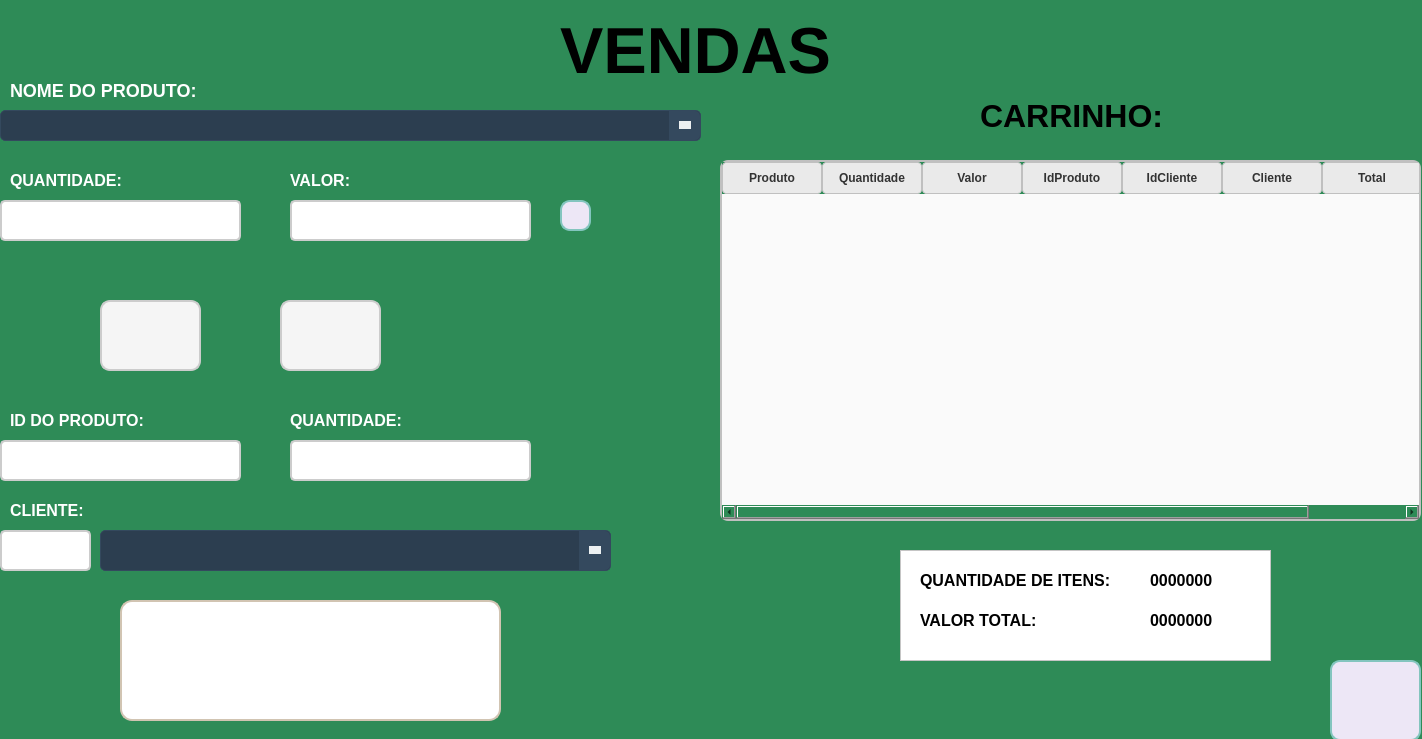
<?xml version="1.0" encoding="UTF-8"?>
<ui version="4.0">
 <class>Frm_Vendas</class>
 <widget class="QWidget" name="Frm_Vendas">
  <property name="geometry">
   <rect>
    <x>0</x>
    <y>0</y>
    <width>1422</width>
    <height>739</height>
   </rect>
  </property>
  <property name="windowTitle">
   <string>Form</string>
  </property>
  <property name="styleSheet">
   <string notr="true">QWidget{
	background-color: #2E8B57;
}</string>
  </property>
  <widget class="QLabel" name="label">
   <property name="geometry">
    <rect>
     <x>10</x>
     <y>80</y>
     <width>191</width>
     <height>21</height>
    </rect>
   </property>
   <property name="font">
    <font>
     <pointsize>-1</pointsize>
     <weight>75</weight>
     <bold>true</bold>
    </font>
   </property>
   <property name="styleSheet">
    <string notr="true">QLabel {
    font-size: 18px;
    color: #FFFFFF;
    font-weight: bold;
    text-shadow: 1px 1px 2px rgba(0, 0, 0, 0.4);
}</string>
   </property>
   <property name="text">
    <string>NOME DO PRODUTO: </string>
   </property>
  </widget>
  <widget class="QLabel" name="label_2">
   <property name="geometry">
    <rect>
     <x>560</x>
     <y>10</y>
     <width>271</width>
     <height>81</height>
    </rect>
   </property>
   <property name="font">
    <font>
     <pointsize>-1</pointsize>
     <weight>75</weight>
     <bold>true</bold>
    </font>
   </property>
   <property name="styleSheet">
    <string notr="true">QLabel {
    font-size: 65px;
    color: #000000;
    font-weight: bold;
    text-shadow: 1px 1px 2px rgba(0, 0, 0, 0.4);
}</string>
   </property>
   <property name="text">
    <string>VENDAS</string>
   </property>
  </widget>
  <widget class="QComboBox" name="comboProd">
   <property name="geometry">
    <rect>
     <x>0</x>
     <y>110</y>
     <width>701</width>
     <height>31</height>
    </rect>
   </property>
   <property name="styleSheet">
    <string notr="true">QComboBox {
    background-color: #2c3e50;
    color: #ecf0f1;
    border: 1px solid #34495e;
    border-radius: 5px;
    padding: 5px;
    font-size: 14px;
    min-width: 100px;
}

QComboBox::drop-down {
    subcontrol-origin: padding;
    subcontrol-position: center right;
    width: 30px;
    border-left: 1px solid #34495e;
    background-color: #34495e;
    border-top-right-radius: 5px;
    border-bottom-right-radius: 5px;
}

QComboBox::down-arrow {
    width: 0px;
    height: 0px;
    border-left: 6px solid transparent;
    border-right: 6px solid transparent;
    border-top: 8px solid #ecf0f1;
    margin: 4px;
}

QComboBox QAbstractItemView {
    background-color: #34495e;
    color: #ecf0f1;
    selection-background-color: #1abc9c;
    selection-color: #ffffff;
    border: 1px solid #34495e;
    border-radius: 5px;
    outline: none;
    min-width: 100px;
}

QComboBox QAbstractItemView::item {
    padding: 10px;
    font-size: 14px;
}

QComboBox QAbstractItemView::item:selected {
    background-color: #1abc9c;
}

QComboBox QAbstractItemView::item:hover {
    background-color: #16a085;
}

/* Barra de rolagem vertical personalizada */
QScrollBar:vertical {
    border: none;
    background: #2c3e50;
    width: 10px;
    border-radius: 5px;
}

QScrollBar::handle:vertical {
    background: #1abc9c;
    border-radius: 5px;
}

QScrollBar::handle:vertical:hover {
    background: #16a085;
}

QScrollBar::add-line:vertical, QScrollBar::sub-line:vertical {
    background: none;
    border: none;
}

QScrollBar::up-arrow:vertical, QScrollBar::down-arrow:vertical {
    border: none;
    background: none;
}

/* Barra de rolagem horizontal personalizada */
QScrollBar:horizontal {
    border: none;
    background: #2c3e50;
    height: 10px;
    border-radius: 5px;
}

QScrollBar::handle:horizontal {
    background: #1abc9c;
    border-radius: 5px;
}

QScrollBar::handle:horizontal:hover {
    background: #16a085;
}

QScrollBar::add-line:horizontal, QScrollBar::sub-line:horizontal {
    background: none;
    border: none;
}

QScrollBar::left-arrow:horizontal, QScrollBar::right-arrow:horizontal {
    border: none;
    background: none;
}

</string>
   </property>
  </widget>
  <widget class="QLabel" name="label_3">
   <property name="geometry">
    <rect>
     <x>10</x>
     <y>170</y>
     <width>121</width>
     <height>21</height>
    </rect>
   </property>
   <property name="font">
    <font>
     <pointsize>-1</pointsize>
     <weight>75</weight>
     <bold>true</bold>
    </font>
   </property>
   <property name="styleSheet">
    <string notr="true">QLabel {
    font-size: 16px;
    color: #FFFFFF;
    font-weight: bold;
    text-shadow: 1px 1px 2px rgba(0, 0, 0, 0.4);
}</string>
   </property>
   <property name="text">
    <string>QUANTIDADE:</string>
   </property>
  </widget>
  <widget class="QLineEdit" name="txtQtd">
   <property name="geometry">
    <rect>
     <x>0</x>
     <y>200</y>
     <width>241</width>
     <height>41</height>
    </rect>
   </property>
   <property name="styleSheet">
    <string notr="true">QLineEdit {
    border: 2px solid #cccccc; 
    border-radius: 5px; 
    padding: 6px; 
    font-size: 14px; 
    background-color: #ffffff;
    transition: all 0.3s ease;
	color: #000000;
}

QLineEdit:hover {
    border: 2px solid #3f51b5; 
    background-color: #f5f5f5; 
}
</string>
   </property>
  </widget>
  <widget class="QLabel" name="label_4">
   <property name="geometry">
    <rect>
     <x>290</x>
     <y>170</y>
     <width>71</width>
     <height>21</height>
    </rect>
   </property>
   <property name="font">
    <font>
     <pointsize>-1</pointsize>
     <weight>75</weight>
     <bold>true</bold>
    </font>
   </property>
   <property name="styleSheet">
    <string notr="true">QLabel {
    font-size: 16px;
    color: #FFFFFF;
    font-weight: bold;
    text-shadow: 1px 1px 2px rgba(0, 0, 0, 0.4);
}</string>
   </property>
   <property name="text">
    <string>VALOR:</string>
   </property>
  </widget>
  <widget class="QLineEdit" name="txtValor">
   <property name="enabled">
    <bool>false</bool>
   </property>
   <property name="geometry">
    <rect>
     <x>290</x>
     <y>200</y>
     <width>241</width>
     <height>41</height>
    </rect>
   </property>
   <property name="styleSheet">
    <string notr="true">QLineEdit {
    border: 2px solid #cccccc; 
    border-radius: 5px; 
    padding: 6px; 
    font-size: 14px; 
    background-color: #ffffff;
    transition: all 0.3s ease;
	color: #000000;
}

QLineEdit:hover {
    border: 2px solid #3f51b5; 
    background-color: #f5f5f5; 
}
</string>
   </property>
  </widget>
  <widget class="QLabel" name="label_5">
   <property name="geometry">
    <rect>
     <x>10</x>
     <y>410</y>
     <width>141</width>
     <height>21</height>
    </rect>
   </property>
   <property name="font">
    <font>
     <pointsize>-1</pointsize>
     <weight>75</weight>
     <bold>true</bold>
    </font>
   </property>
   <property name="styleSheet">
    <string notr="true">QLabel {
    font-size: 16px;
    color: #FFFFFF;
    font-weight: bold;
    text-shadow: 1px 1px 2px rgba(0, 0, 0, 0.4);
}</string>
   </property>
   <property name="text">
    <string>ID DO PRODUTO:</string>
   </property>
  </widget>
  <widget class="QLineEdit" name="txtIdProduto">
   <property name="enabled">
    <bool>false</bool>
   </property>
   <property name="geometry">
    <rect>
     <x>0</x>
     <y>440</y>
     <width>241</width>
     <height>41</height>
    </rect>
   </property>
   <property name="styleSheet">
    <string notr="true">QLineEdit {
    border: 2px solid #cccccc; 
    border-radius: 5px; 
    padding: 6px; 
    font-size: 14px; 
    background-color: #ffffff;
    transition: all 0.3s ease;
	color: #000000;
}

QLineEdit:hover {
    border: 2px solid #3f51b5; 
    background-color: #f5f5f5; 
}
</string>
   </property>
  </widget>
  <widget class="QLabel" name="label_6">
   <property name="geometry">
    <rect>
     <x>290</x>
     <y>410</y>
     <width>121</width>
     <height>21</height>
    </rect>
   </property>
   <property name="font">
    <font>
     <pointsize>-1</pointsize>
     <weight>75</weight>
     <bold>true</bold>
    </font>
   </property>
   <property name="styleSheet">
    <string notr="true">QLabel {
    font-size: 16px;
    color: #FFFFFF;
    font-weight: bold;
    text-shadow: 1px 1px 2px rgba(0, 0, 0, 0.4);
}</string>
   </property>
   <property name="text">
    <string>QUANTIDADE:</string>
   </property>
  </widget>
  <widget class="QLineEdit" name="txt_Qtd">
   <property name="enabled">
    <bool>false</bool>
   </property>
   <property name="geometry">
    <rect>
     <x>290</x>
     <y>440</y>
     <width>241</width>
     <height>41</height>
    </rect>
   </property>
   <property name="styleSheet">
    <string notr="true">QLineEdit {
    border: 2px solid #cccccc; 
    border-radius: 5px; 
    padding: 6px; 
    font-size: 14px; 
    background-color: #ffffff;
    transition: all 0.3s ease;
	color: #000000;
}

QLineEdit:hover {
    border: 2px solid #3f51b5; 
    background-color: #f5f5f5; 
}
</string>
   </property>
  </widget>
  <widget class="QLabel" name="label_7">
   <property name="geometry">
    <rect>
     <x>10</x>
     <y>500</y>
     <width>81</width>
     <height>21</height>
    </rect>
   </property>
   <property name="font">
    <font>
     <pointsize>-1</pointsize>
     <weight>75</weight>
     <bold>true</bold>
    </font>
   </property>
   <property name="styleSheet">
    <string notr="true">QLabel {
    font-size: 16px;
    color: #FFFFFF;
    font-weight: bold;
    text-shadow: 1px 1px 2px rgba(0, 0, 0, 0.4);
}</string>
   </property>
   <property name="text">
    <string>CLIENTE:</string>
   </property>
  </widget>
  <widget class="QLineEdit" name="txt_idCliente">
   <property name="enabled">
    <bool>false</bool>
   </property>
   <property name="geometry">
    <rect>
     <x>0</x>
     <y>530</y>
     <width>91</width>
     <height>41</height>
    </rect>
   </property>
   <property name="styleSheet">
    <string notr="true">QLineEdit {
    border: 2px solid #cccccc; 
    border-radius: 5px; 
    padding: 6px; 
    font-size: 14px; 
    background-color: #ffffff;
    transition: all 0.3s ease;
	color: #000000;
}

QLineEdit:hover {
    border: 2px solid #3f51b5; 
    background-color: #f5f5f5; 
}
</string>
   </property>
  </widget>
  <widget class="QLabel" name="label_8">
   <property name="geometry">
    <rect>
     <x>980</x>
     <y>100</y>
     <width>191</width>
     <height>31</height>
    </rect>
   </property>
   <property name="font">
    <font>
     <pointsize>-1</pointsize>
     <weight>75</weight>
     <bold>true</bold>
    </font>
   </property>
   <property name="styleSheet">
    <string notr="true">QLabel {
    font-size: 32px;
    color: #000000;
    font-weight: bold;
    text-shadow: 1px 1px 2px rgba(0, 0, 0, 0.4);
}</string>
   </property>
   <property name="text">
    <string>CARRINHO:</string>
   </property>
  </widget>
  <widget class="QPushButton" name="btn_excluirCarrinho">
   <property name="geometry">
    <rect>
     <x>280</x>
     <y>300</y>
     <width>101</width>
     <height>71</height>
    </rect>
   </property>
   <property name="styleSheet">
    <string notr="true">QPushButton{
    background-color: #f5f5f5; 
    border: 2px solid #cccccc;
    border-radius: 10px; 
    padding: 10px; 
    color: #333333; 
    font-size: 14px; 
	background-image:url(:/exitCart/excluir carrinho.png);
    background-repeat: no-repeat; 
    background-position: center;
	transition: all 0.3s ease;
}
QPushButton:hover{
    background-color: #e0e0e0; 
    border-color: #aaaaaa;
	transform: scale(1.05); 
}
QPushButton:pressed{
	background-color: #d6d6d6;
	border-color: #888888;
	transform: scale(0.95);
}</string>
   </property>
   <property name="text">
    <string/>
   </property>
  </widget>
  <widget class="QPushButton" name="btn_addCarrinho">
   <property name="geometry">
    <rect>
     <x>100</x>
     <y>300</y>
     <width>101</width>
     <height>71</height>
    </rect>
   </property>
   <property name="styleSheet">
    <string notr="true">QPushButton{
    background-color: #f5f5f5; 
    border: 2px solid #cccccc;
    border-radius: 10px; 
    padding: 10px; 
    color: #333333; 
    font-size: 14px; 
	background-image:url(:/icon_addCart/adicionar-ao-carrinho (1).png);
    background-repeat: no-repeat; 
    background-position: center;
	transition: all 0.3s ease;
}
QPushButton:hover{
    background-color: #e0e0e0; 
    border-color: #aaaaaa;
	transform: scale(1.05); 
}
QPushButton:pressed{
	background-color: #d6d6d6;
	border-color: #888888;
	transform: scale(0.95);
}</string>
   </property>
   <property name="text">
    <string/>
   </property>
  </widget>
  <widget class="QTableWidget" name="carrinho">
   <property name="geometry">
    <rect>
     <x>720</x>
     <y>160</y>
     <width>701</width>
     <height>361</height>
    </rect>
   </property>
   <property name="styleSheet">
    <string notr="true">QTableWidget, QTableView {
    border: 2px solid #C0C0C0;  
    border-radius: 8px;  
    gridline-color: #C0C0C0;  
    background-color: #FAFAFA;  
    font-size: 14px;  
    color: #333333;  
    selection-background-color: #FFD700;  
    selection-color: #000000;  
    alternate-background-color: #F5F5F5;
}

QHeaderView::section {
    background-color: #EAEAEA;  
    color: #333333;  
    font-weight: bold;  
    border: 1px solid #C0C0C0;  
    padding: 6px;  
    border-radius: 4px;  
}

QTableWidget::item:selected, QTableView::item:selected {
    background-color: #FFD700;  
    color: #000000;  
    border: 1px solid #C0C0C0;
}

QTableCornerButton::section {
    background-color: #EAEAEA;  
    border: 1px solid #C0C0C0;  
    border-radius: 8px 0 0 0;
}

QScrollBar:vertical, QScrollBar:horizontal {
    background: #F0F0F0;  
    border: none;  
    border-radius: 6px;  
    margin: 2px;  
}

QScrollBar::handle:vertical, QScrollBar::handle:horizontal {
    background: #B0BEC5;  
    border-radius: 6px;  
    min-height: 20px;  
    min-width: 20px;  
}

QScrollBar::handle:vertical:hover, QScrollBar::handle:horizontal:hover {
    background: #90A4AE;  
}

QScrollBar::add-line:vertical, QScrollBar::sub-line:vertical, 
QScrollBar::add-line:horizontal, QScrollBar::sub-line:horizontal {
    background: none;  
    height: 0px;  
    width: 0px;
}

QScrollBar::add-page:vertical, QScrollBar::sub-page:vertical,
QScrollBar::add-page:horizontal, QScrollBar::sub-page:horizontal {
    background: none;
}</string>
   </property>
   <column>
    <property name="text">
     <string>Produto</string>
    </property>
   </column>
   <column>
    <property name="text">
     <string>Quantidade</string>
    </property>
   </column>
   <column>
    <property name="text">
     <string>Valor</string>
    </property>
   </column>
   <column>
    <property name="text">
     <string>IdProduto</string>
    </property>
   </column>
   <column>
    <property name="text">
     <string>IdCliente</string>
    </property>
   </column>
   <column>
    <property name="text">
     <string>Cliente</string>
    </property>
   </column>
   <column>
    <property name="text">
     <string>Total</string>
    </property>
   </column>
  </widget>
  <widget class="QFrame" name="frame">
   <property name="geometry">
    <rect>
     <x>900</x>
     <y>550</y>
     <width>371</width>
     <height>111</height>
    </rect>
   </property>
   <property name="styleSheet">
    <string notr="true">QFrame{
	background-color:  #FFFFFF;
}</string>
   </property>
   <property name="frameShape">
    <enum>QFrame::StyledPanel</enum>
   </property>
   <property name="frameShadow">
    <enum>QFrame::Raised</enum>
   </property>
   <widget class="QLabel" name="label_9">
    <property name="geometry">
     <rect>
      <x>20</x>
      <y>20</y>
      <width>201</width>
      <height>21</height>
     </rect>
    </property>
    <property name="font">
     <font>
      <pointsize>-1</pointsize>
      <weight>75</weight>
      <bold>true</bold>
     </font>
    </property>
    <property name="styleSheet">
     <string notr="true">QLabel {
    font-size: 16px;
    color: #000000;
    font-weight: bold;
    text-shadow: 1px 1px 2px rgba(0, 0, 0, 0.4);
}</string>
    </property>
    <property name="text">
     <string>QUANTIDADE DE ITENS:</string>
    </property>
   </widget>
   <widget class="QLabel" name="lblQtd">
    <property name="geometry">
     <rect>
      <x>250</x>
      <y>20</y>
      <width>111</width>
      <height>21</height>
     </rect>
    </property>
    <property name="font">
     <font>
      <pointsize>-1</pointsize>
      <weight>75</weight>
      <bold>true</bold>
     </font>
    </property>
    <property name="styleSheet">
     <string notr="true">QLabel {
    font-size: 16px;
    color:  #000000;
    font-weight: bold;
    text-shadow: 1px 1px 2px rgba(0, 0, 0, 0.4);
}</string>
    </property>
    <property name="text">
     <string>0000000</string>
    </property>
   </widget>
   <widget class="QLabel" name="label_11">
    <property name="geometry">
     <rect>
      <x>20</x>
      <y>60</y>
      <width>131</width>
      <height>21</height>
     </rect>
    </property>
    <property name="font">
     <font>
      <pointsize>-1</pointsize>
      <weight>75</weight>
      <bold>true</bold>
     </font>
    </property>
    <property name="styleSheet">
     <string notr="true">QLabel {
    font-size: 16px;
    color: #000000;
    font-weight: bold;
    text-shadow: 1px 1px 2px rgba(0, 0, 0, 0.4);
}</string>
    </property>
    <property name="text">
     <string>VALOR TOTAL:</string>
    </property>
   </widget>
   <widget class="QLabel" name="lblValor">
    <property name="geometry">
     <rect>
      <x>250</x>
      <y>60</y>
      <width>111</width>
      <height>21</height>
     </rect>
    </property>
    <property name="font">
     <font>
      <pointsize>-1</pointsize>
      <weight>75</weight>
      <bold>true</bold>
     </font>
    </property>
    <property name="styleSheet">
     <string notr="true">QLabel {
    font-size: 16px;
    color:  #000000;
    font-weight: bold;
    text-shadow: 1px 1px 2px rgba(0, 0, 0, 0.4);
}</string>
    </property>
    <property name="text">
     <string>0000000</string>
    </property>
   </widget>
  </widget>
  <widget class="QComboBox" name="comboCliente">
   <property name="geometry">
    <rect>
     <x>100</x>
     <y>530</y>
     <width>511</width>
     <height>41</height>
    </rect>
   </property>
   <property name="styleSheet">
    <string notr="true">QComboBox {
    background-color: #2c3e50;
    color: #ecf0f1;
    border: 1px solid #34495e;
    border-radius: 5px;
    padding: 5px;
    font-size: 14px;
    min-width: 100px;
}

QComboBox::drop-down {
    subcontrol-origin: padding;
    subcontrol-position: center right;
    width: 30px;
    border-left: 1px solid #34495e;
    background-color: #34495e;
    border-top-right-radius: 5px;
    border-bottom-right-radius: 5px;
}

QComboBox::down-arrow {
    width: 0px;
    height: 0px;
    border-left: 6px solid transparent;
    border-right: 6px solid transparent;
    border-top: 8px solid #ecf0f1;
    margin: 4px;
}

QComboBox QAbstractItemView {
    background-color: #34495e;
    color: #ecf0f1;
    selection-background-color: #1abc9c;
    selection-color: #ffffff;
    border: 1px solid #34495e;
    border-radius: 5px;
    outline: none;
    min-width: 100px;
}

QComboBox QAbstractItemView::item {
    padding: 10px;
    font-size: 14px;
}

QComboBox QAbstractItemView::item:selected {
    background-color: #1abc9c;
}

QComboBox QAbstractItemView::item:hover {
    background-color: #16a085;
}

/* Barra de rolagem vertical personalizada */
QScrollBar:vertical {
    border: none;
    background: #2c3e50;
    width: 10px;
    border-radius: 5px;
}

QScrollBar::handle:vertical {
    background: #1abc9c;
    border-radius: 5px;
}

QScrollBar::handle:vertical:hover {
    background: #16a085;
}

QScrollBar::add-line:vertical, QScrollBar::sub-line:vertical {
    background: none;
    border: none;
}

QScrollBar::up-arrow:vertical, QScrollBar::down-arrow:vertical {
    border: none;
    background: none;
}

/* Barra de rolagem horizontal personalizada */
QScrollBar:horizontal {
    border: none;
    background: #2c3e50;
    height: 10px;
    border-radius: 5px;
}

QScrollBar::handle:horizontal {
    background: #1abc9c;
    border-radius: 5px;
}

QScrollBar::handle:horizontal:hover {
    background: #16a085;
}

QScrollBar::add-line:horizontal, QScrollBar::sub-line:horizontal {
    background: none;
    border: none;
}

QScrollBar::left-arrow:horizontal, QScrollBar::right-arrow:horizontal {
    border: none;
    background: none;
}
</string>
   </property>
  </widget>
  <widget class="QPushButton" name="btn_pagamento">
   <property name="geometry">
    <rect>
     <x>120</x>
     <y>600</y>
     <width>381</width>
     <height>121</height>
    </rect>
   </property>
   <property name="styleSheet">
    <string notr="true">QPushButton {
    background-color: #ffffff; 
    border: 2px solid #d1c4b2; 
    border-radius: 12px; 
    color: #5a5a5a;
    font-size: 14px;
    font-weight: bold;
    padding: 10px 16px; 
    background-image:url(:/iconPagar/forma-de-pagamento AA (2).png);
    background-repeat: no-repeat;
    background-position: center;
    transition: all 0.3s ease;
}

QPushButton:hover {
    background-color: #f2ebe0;
    border-color: #c4b49e;
}

QPushButton:pressed {
    background-color: #e8dfcf;
    border-color: #b39b8d;
    padding-left: 12px;
    padding-top: 4px;
}</string>
   </property>
   <property name="text">
    <string/>
   </property>
  </widget>
  <widget class="QPushButton" name="btn_atualizar">
   <property name="geometry">
    <rect>
     <x>560</x>
     <y>200</y>
     <width>31</width>
     <height>31</height>
    </rect>
   </property>
   <property name="styleSheet">
    <string notr="true">QPushButton {
    background-color: #EDE7F6;
    border: 2px solid #83C5BE; 
    border-radius: 10px;
    color: #FFFFFF; 
    background-image: url(:/icon_atualizar/atualizar (1).png); 
    background-repeat: no-repeat; 
    background-position: center; 
    font-size: 14px; 
    font-weight: bold; 
    padding: 10px 16px;
    box-shadow: 0px 4px 6px rgba(0, 0, 0, 0.2); 
    transition: all 0.3s ease; 
}

QPushButton:hover {
    background-color: #FFFFFF;
    box-shadow: none; 
}

QPushButton:pressed {
    background-color: #7C3AED; 
    color: #FFFFFF; 
    padding-top: 2px; 
    padding-left: 2px;
}
</string>
   </property>
   <property name="text">
    <string/>
   </property>
  </widget>
  <widget class="QPushButton" name="btn_voltar">
   <property name="geometry">
    <rect>
     <x>1330</x>
     <y>660</y>
     <width>91</width>
     <height>81</height>
    </rect>
   </property>
   <property name="styleSheet">
    <string notr="true">QPushButton {
    background-color: #EDE7F6;
    border: 2px solid #83C5BE; 
    border-radius: 10px;
    color: #FFFFFF; 
    background-image: url(:/icon_voltarVendas/retornar.png); 
    background-repeat: no-repeat; 
    background-position: center; 
    font-size: 14px; 
    font-weight: bold; 
    padding: 10px 16px;
    box-shadow: 0px 4px 6px rgba(0, 0, 0, 0.2); 
    transition: all 0.3s ease; 
}
QPushButton:hover {
    background-color: #83C5BE;
    box-shadow: none; 
}

QPushButton:pressed {
    background-color: #7C3AED; 
    color: #FFFFFF; 
    padding-top: 2px; 
    padding-left: 2px;
}</string>
   </property>
   <property name="text">
    <string/>
   </property>
  </widget>
 </widget>
 <resources>
  <include location="icon_addCarrinho.qrc"/>
  <include location="icon_voltarVenda.qrc"/>
  <include location="icon_att.qrc"/>
  <include location="icon_pagamento.qrc"/>
  <include location="icon_excluirCart.qrc"/>
 </resources>
 <connections/>
</ui>
